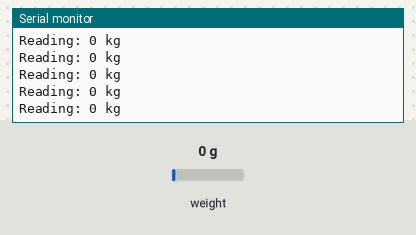
Recording of a sketch running on a simulated Arduino Uno, built with avr-gcc and run on an emulated ATmega328P. Parts: the last lines printed to the serial monitor. The inputs (shaded band) are chosen by the test bench; at power-on: weight on the scale 0 g.

Above: at 1.2 s.
1.3 s: weight on the scale set to 1250 g
At 1.32 s:
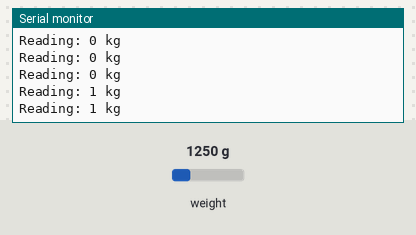
4.3 s: weight on the scale set to 2500 g
At 4.33 s:
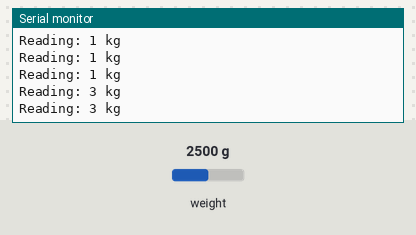
Timing chart, 0 to 7.3 s (numbered marks = the images above; inputs shaded):
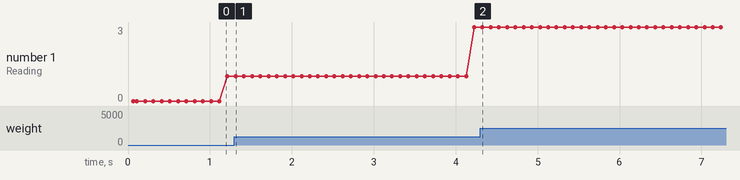

The sketch:

SparkFun_HX711_KnownZeroStartup.ino
```cpp
// (licence header left out)
#include "HX711.h"

#define calibration_factor -7050.0 //This value is obtained using the SparkFun_HX711_Calibration sketch
#define zero_factor 8421804 //This large value is obtained using the SparkFun_HX711_Calibration sketch

#define DOUT  3
#define CLK  2

HX711 scale(DOUT, CLK);

void setup() {
  Serial.begin(9600);
  Serial.println("Demo of zeroing out a scale from a known value");

  scale.set_scale(calibration_factor); //This value is obtained by using the SparkFun_HX711_Calibration sketch
  scale.set_offset(zero_factor); //Zero out the scale using a previously known zero_factor

  Serial.println("Readings:");
}

void loop() {
  Serial.print("Reading: ");
  Serial.print(scale.get_units(), 0.453592); //scale.get_units() returns a float
  Serial.print(" kg"); //You can change to kg but you'll need to change the calibration_factor
  Serial.println();
}
```

Measured:
- after the input at 1.3 s, the serial monitor: prints a new line at once (image 1)
- after the input at 4.3 s, the serial monitor: prints a new line at once (image 2)
- plotted number 1: 1 → 3 after the input at 1.3 s
